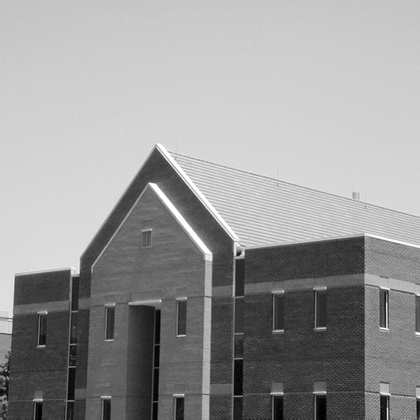
%> input picture Homework_2/code/3_3.jpg, 420 x 420 px, shrunk from 600 x 600 before the run
$ octave --eval "result = RF(imread('3_3.jpg'));"   (GNU Octave 9; MATLAB toolbox functions it lacks are replaced by stand-ins)
%> lines starting %> are read from the running program, lines starting %| are printed output that depends on the picture
### Homework_2/code/log_convertion.m
function output = log_convertion(I,beta)

    [M,N] = size(I);

    %output = zeros(M,N,'uint8');
    I=double(I);
    I=I./255;
    for i=1:M
        for j=1:N
            I(i,j)=log(I(i,j)*(beta-1)+1)/log(beta);
        end
    end
    I=I.*255;
    output=uint8(I);

end

### Homework_2/code/RF.m
function [Dest] = RF(I)
%%%% !!!!!!!!!!!
%%%% The code below is from the Internet,
%%%% and I did some revision.
%%%% !!!!!!!!!!!

%UNTITLED Summary of this function goes here
%   Detailed explanation goes here
    I = double(I);
    H =real(double(imguidedfilter(uint8(I))) - I + 128);
    G = real(imfilter(H,fspecial('gaussian',[3 3],100)));
    opacity = 60;
    Dest = abs((I*(100 - opacity)+(I+2*G - 256)*opacity)/100);
    Dest = uint8(log_convertion(Dest,5));
    imshow([uint8(I) uint8(Dest)]);
    imwrite((Dest),"RF.jpg")


end
%> in RF, `H =real(double(imguidedfilter(uint8(I))) - I + 128);`:
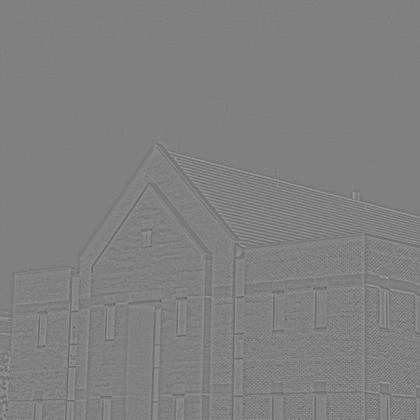
%> H: size 420x420 double; min 90, max 163, mean 128
%> after the loop in log_convertion, `for i=1:M`:
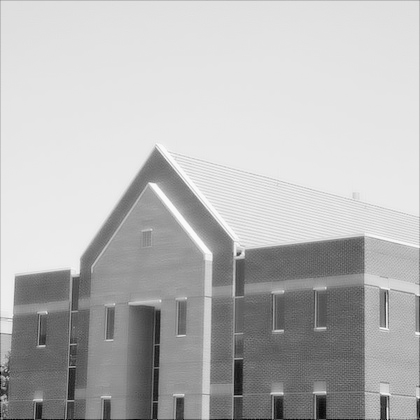
%> I: size 420x420 double; min 0.00131, max 0.991, mean 0.724
%> in RF, `imshow([uint8(I) uint8(Dest)]);`:
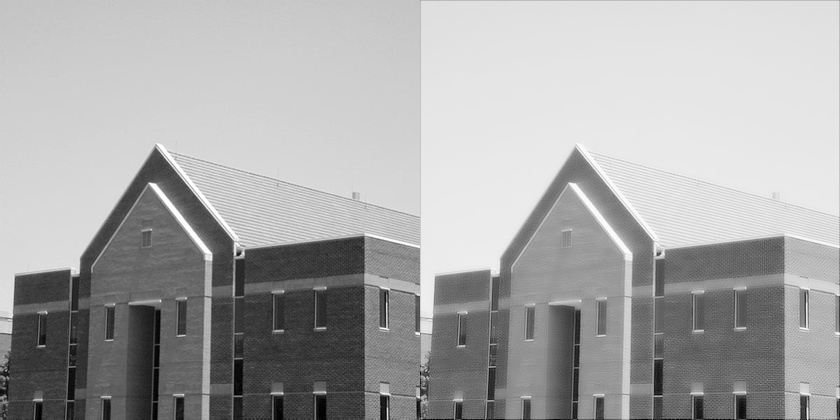
%> displayed picture: size 420x840, on the screen's scale of 0 to 255; min 0, max 255, mean 168.7
